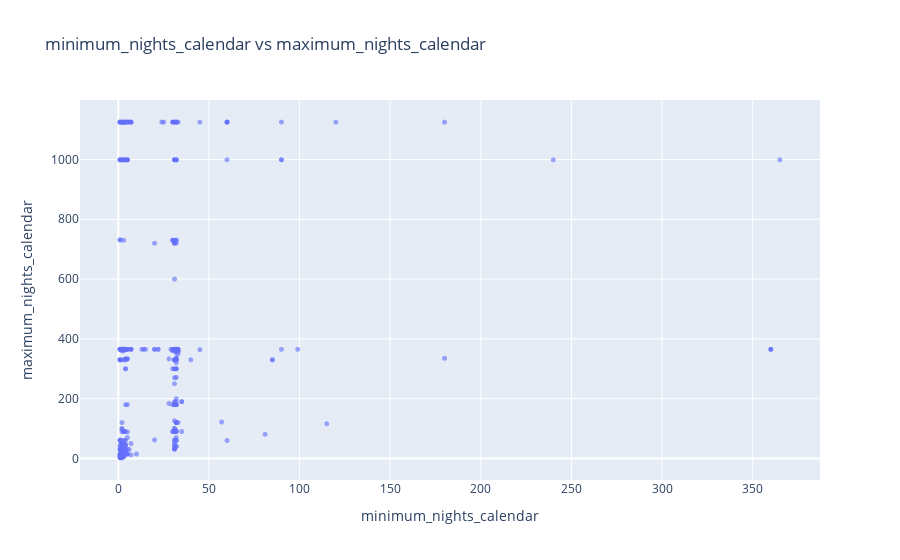
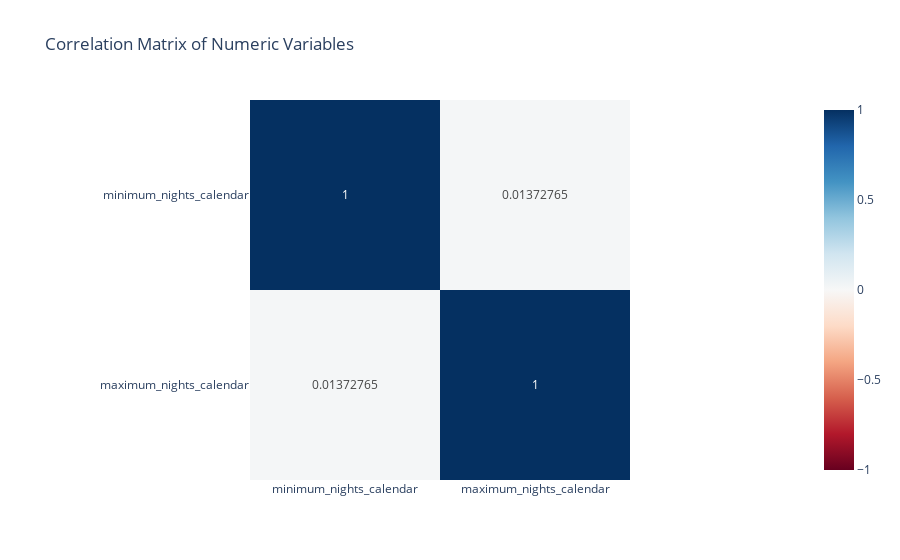

The notebook cell these images were saved under, in order:
### Markdown cell above
### 11. Bivariate analysis numeric versus numeric

We explore relationships between the remaining numeric variables:

• **minimum_nights_calendar**  
• **maximum_nights_calendar**

Scatterplots help detect linear or non linear relationships, clusters, or unusual patterns.  
A correlation matrix summarises the overall strength and direction of linear relationships.

With only two numeric features, the analysis is simple: we inspect whether listings that require longer minimum stays also tend to impose different maximum stay rules. Understanding this structure is useful before creating ratios or differences during feature engineering.

### Code cell
# --- 11. Bivariate analysis numeric vs numeric ---

import plotly.express as px
import pandas as pd

# Identify numeric columns
numeric_cols = df_cleaned.select_dtypes(include=["int64", "float64"]).columns.tolist()

print("Numeric columns:", numeric_cols)

# Scatterplots for all numeric pairs (no trendline to avoid statsmodels dependency)
if len(numeric_cols) >= 2:
    for i, col_x in enumerate(numeric_cols):
        for col_y in numeric_cols[i+1:]:
            fig = px.scatter(
                df_cleaned,
                x=col_x,
                y=col_y,
                title=f"{col_x} vs {col_y}"
            )
            fig.update_traces(marker=dict(size=5, opacity=0.6))
            fig.show()
else:
    print("Not enough numeric columns for scatterplots.")

# Correlation matrix
if len(numeric_cols) >= 2:
    corr_matrix = df_cleaned[numeric_cols].corr()

    fig = px.imshow(
        corr_matrix,
        text_auto=True,
        title="Correlation Matrix of Numeric Variables",
        color_continuous_scale="RdBu",
        zmin=-1,
        zmax=1
    )
    fig.show()
else:
    print("Not enough numeric columns for correlation matrix.")

### Figure 1 — Plotly figure (JSON) as saved in the notebook; plotly's stock layout.template omitted (floating-point values rounded to 4 significant figures; data arrays with more than 128 entries replaced by an {"elided": "..."} marker saying what was removed)
{"data": [{"hovertemplate": "minimum_nights_calendar=%{x}<br>maximum_nights_calendar=%{y}<extra></extra>", "legendgroup": "", "marker": {"color": "#636efa", "opacity": 0.6, "size": 5, "symbol": "circle"}, "mode": "markers", "name": "", "showlegend": false, "type": "scattergl", "x": {"elided": "1004 int values"}, "xaxis": "x", "y": {"elided": "1004 int values"}, "yaxis": "y"}], "layout": {"legend": {"tracegroupgap": 0}, "title": {"text": "minimum_nights_calendar vs maximum_nights_calendar"}, "xaxis": {"anchor": "y", "domain": [0, 1], "title": {"text": "minimum_nights_calendar"}}, "yaxis": {"anchor": "x", "domain": [0, 1], "title": {"text": "maximum_nights_calendar"}}}}

### Figure 2 — Plotly figure (JSON) as saved in the notebook; plotly's stock layout.template omitted (floating-point values rounded to 4 significant figures)
{"data": [{"coloraxis": "coloraxis", "hovertemplate": "x: %{x}<br>y: %{y}<br>color: %{z}<extra></extra>", "name": "0", "texttemplate": "%{z}", "type": "heatmap", "x": ["minimum_nights_calendar", "maximum_nights_calendar"], "xaxis": "x", "y": ["minimum_nights_calendar", "maximum_nights_calendar"], "yaxis": "y", "z": [[1, 0.01373], [0.01373, 1]]}], "layout": {"coloraxis": {"cmax": 1, "cmin": -1, "colorscale": [[0, "rgb(103,0,31)"], [0.1, "rgb(178,24,43)"], [0.2, "rgb(214,96,77)"], [0.3, "rgb(244,165,130)"], [0.4, "rgb(253,219,199)"], [0.5, "rgb(247,247,247)"], [0.6, "rgb(209,229,240)"], [0.7, "rgb(146,197,222)"], [0.8, "rgb(67,147,195)"], [0.9, "rgb(33,102,172)"], [1, "rgb(5,48,97)"]]}, "title": {"text": "Correlation Matrix of Numeric Variables"}, "xaxis": {"anchor": "y", "constrain": "domain", "domain": [0, 1], "scaleanchor": "y"}, "yaxis": {"anchor": "x", "autorange": "reversed", "constrain": "domain", "domain": [0, 1]}}}
